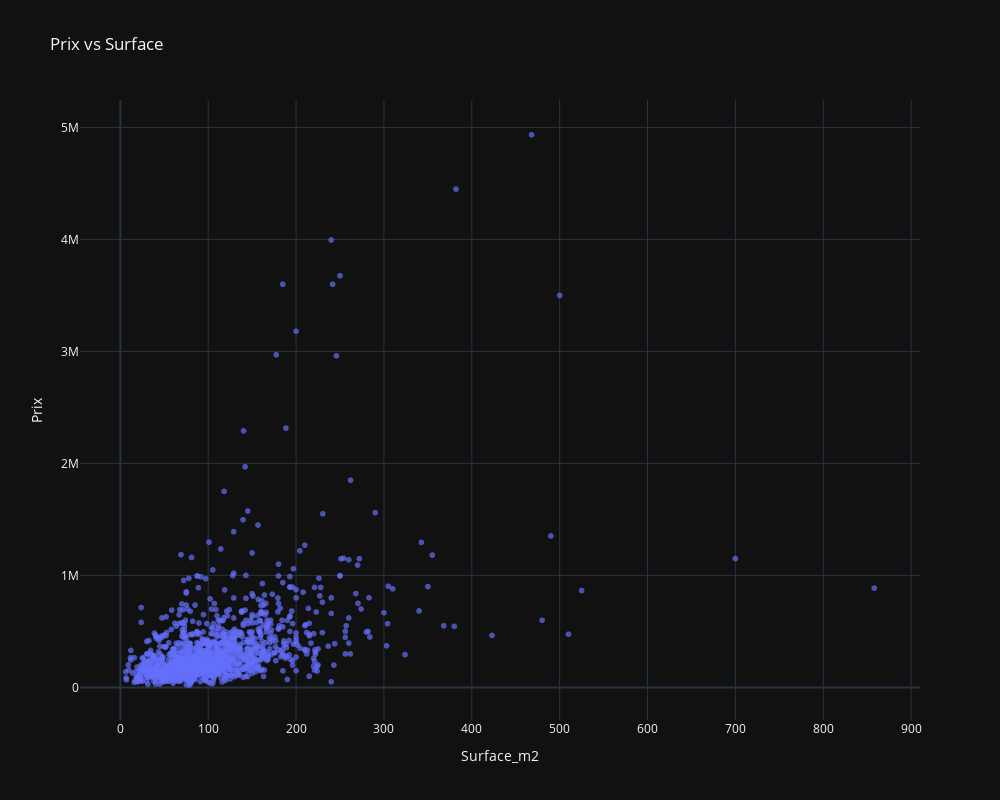

The notebook cell this image was saved under:
### Code cell
# Création du graphique interactif
fig = px.scatter(
    immo_f,
    x="Surface_m2",
    y="Prix",
    hover_data=['Ville', 'Nb_Pieces'], # Infos affichées au survol
    title="Prix vs Surface",
    opacity=0.7,
    width=1000,
    height=800
)

fig.show()

### Figure 1 — Plotly figure (JSON) as saved in the notebook; plotly's stock layout.template omitted (floating-point values rounded to 4 significant figures; data arrays with more than 128 entries replaced by an {"elided": "..."} marker saying what was removed)
{"data": [{"customdata": {"elided": "1292x2 mixed values"}, "hovertemplate": "Surface_m2=%{x}<br>Prix=%{y}<br>Ville=%{customdata[0]}<br>Nb_Pieces=%{customdata[1]}<extra></extra>", "legendgroup": "", "marker": {"color": "#636efa", "opacity": 0.7, "symbol": "circle"}, "mode": "markers", "name": "", "showlegend": false, "x": {"elided": "1292 float values"}, "xaxis": "x", "y": {"elided": "1292 int values"}, "yaxis": "y", "type": "scattergl"}], "layout": {"xaxis": {"anchor": "y", "domain": [0.0, 1.0], "title": {"text": "Surface_m2"}}, "yaxis": {"anchor": "x", "domain": [0.0, 1.0], "title": {"text": "Prix"}}, "legend": {"tracegroupgap": 0}, "title": {"text": "Prix vs Surface"}, "height": 800, "width": 1000}}
